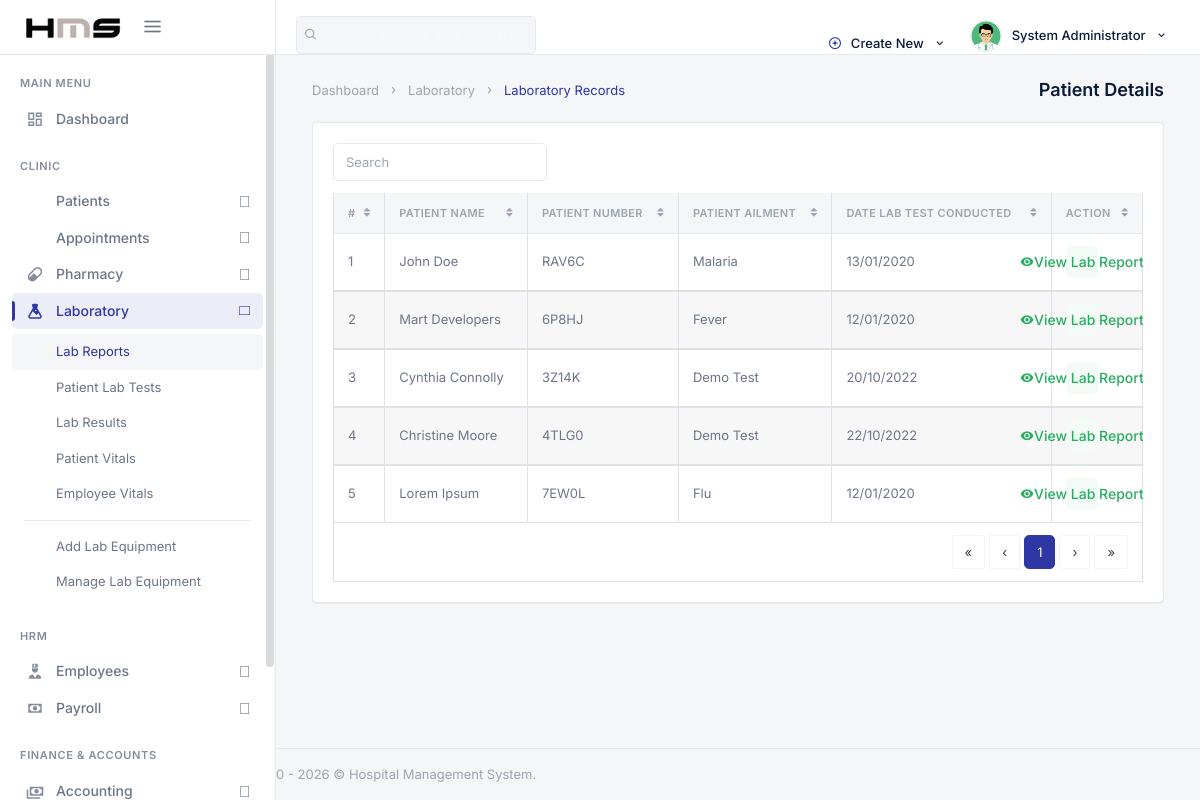
The page /backend/admin/his_admin_lab_report.php (signed in) on the database its author committed.
### tables this page shows
CREATE TABLE `his_admin` (
  `ad_id` int(20) NOT NULL,
  `ad_fname` varchar(200) DEFAULT NULL,
  `ad_lname` varchar(200) DEFAULT NULL,
  `ad_email` varchar(200) DEFAULT NULL,
  `ad_pwd` varchar(200) DEFAULT NULL,
  `ad_dpic` varchar(200) DEFAULT NULL
);

CREATE TABLE `his_laboratory` (
  `lab_id` int(20) NOT NULL,
  `lab_pat_name` varchar(200) DEFAULT NULL,
  `lab_pat_ailment` varchar(200) DEFAULT NULL,
  `lab_pat_number` varchar(200) DEFAULT NULL,
  `lab_pat_tests` longtext,
  `lab_pat_results` longtext,
  `lab_number` varchar(200) DEFAULT NULL,
  `lab_date_rec` timestamp NULL DEFAULT CURRENT_TIMESTAMP ON UPDATE CURRENT_TIMESTAMP
);

### backend/security.php (called while the page is built, shortened)
<?php
function escape_output($string) {
    return htmlspecialchars((string) $string, ENT_QUOTES, 'UTF-8');
}

### backend/admin/his_admin_lab_report.php (the view, shortened to what this page needs)
<?php
  include('../config.php');
    include('../security.php');
?>
<!DOCTYPE html>
<html lang="en">
<?php include('assets/inc/head.php');?>
    <body>
        <div id="wrapper">
                <?php include('assets/inc/nav.php');?>
                <?php include("assets/inc/sidebar.php");?>
            <div class="content-page">
                <div class="content">
                    <div class="container-fluid">
                        <div class="row">
                            <div class="col-12">
                                <div class="page-title-box">
                                    <div class="page-title-right">
                                        <ol class="breadcrumb m-0">
                                            <li class="breadcrumb-item"><a href="javascript: void(0);">Dashboard</a></li>
                                            <li class="breadcrumb-item"><a href="javascript: void(0);">Laboratory</a></li>
                                            <li class="breadcrumb-item active">Laboratory Records</li>
                                        </ol>
                                    </div>
                                    <h4 class="page-title">Patient Details</h4>
                                </div>
                            </div>
                        </div>
                        <div class="row">
                            <div class="col-12">
                                <div class="card-box">
                                    <div class="mb-2">
                                        <div class="row">
                                            <div class="col-12 text-sm-center form-inline" >
                                                <div class="form-group">
                                                    <input id="demo-foo-search" type="text" placeholder="Search" class="form-control form-control-sm" autocomplete="on">
                                                </div>
                                            </div>
                                        </div>
                                    </div>
                                    <div class="table-responsive">
                                        <table id="demo-foo-filtering" class="table table-bordered toggle-circle mb-0" data-page-size="7">
                                            <thead>
                                            <tr>
                                                <th>#</th>
                                                <th data-toggle="true">Patient Name</th>
                                                <th data-hide="phone">Patient Number</th>
                                                <th data-hide="phone">Patient Ailment</th>
                                                <th data-hide="phone">Date Lab Test Conducted</th>
                                                <th data-hide="phone">Action</th>
                                            </tr>
                                            </thead>
                                            <?php
                                                $ret="SELECT * FROM  his_laboratory ORDER BY RAND() ";
                                                $stmt= $mysqli->prepare($ret) ;
                                                $stmt->execute() ;
                                                $res=$stmt->get_result();
                                                $cnt=1;
                                                while($row=$res->fetch_object())
                                                {
                                                    $mysqlDateTime = $row->lab_date_rec;
                                            ?>
                                                <tbody>
                                                <tr>
                                                    <td><?php echo $cnt;?></td>
                                                    <td><?php echo escape_output($row->lab_pat_name);?></td>
                                                    <td><?php echo escape_output($row->lab_pat_number);?></td>
                                                    <td><?php echo escape_output($row->lab_pat_ailment);?></td>
                                                    <td><?php echo date("d/m/Y", strtotime($mysqlDateTime));?></td>
                                                    <td><a href="his_admin_view_single_lab_record.php?lab_id=<?php echo escape_output($row->lab_id); ?>&&lab_number=<?php echo escape_output($row->lab_number); ?>" class="badge badge-success"><i class="mdi mdi-eye"></i> View Lab Report</a></td>
                                                </tr>
                                                </tbody>
                                            <?php  $cnt = $cnt +1 ; }?>
                                            <tfoot>
                                            <tr class="active">
                                                <td colspan="8">
                                                    <div class="text-right">
                                                        <ul class="pagination pagination-rounded justify-content-end footable-pagination m-t-10 mb-0"></ul>
                                                    </div>
                                                </td>
                                            </tr>
                                            </tfoot>
                                        </table>
                                    </div>
                                </div>
                            </div>
                        </div>
                    </div>
                </div>
                 <?php include('assets/inc/footer.php');?>
            </div>
        </div>
    </body>
</html>

### backend/admin/assets/inc/nav.php (shortened to what this page needs)
<?php
    $aid=$_SESSION['ad_id'];
    $ret="select * from his_admin where ad_id=?";
    $stmt= $mysqli->prepare($ret);
    $stmt->bind_param('i',$aid);
    $stmt->execute();
    $res=$stmt->get_result();
    while($row=$res->fetch_object())
    {
?>
    <div class="navbar-custom">
        <ul class="list-unstyled topnav-menu topnav-menu-left m-0">
            <li class="d-none d-lg-block">
                <form class="app-search" autocomplete="off">
                    <div class="app-search-box">
                        <button class="btn" type="button"><i class="fe-search"></i></button>
                        <input type="text" class="form-control" placeholder="Search patients, employees, records…">
                    </div>
                </form>
            </li>
        </ul>
        <div class="logo-box bg-black">
            <a href="his_admin_dashboard.php" class="logo text-center">
                <span class="logo-lg">
                    <img src="assets/images/logo-dark.png" alt="HMS" height="22">
                </span>
            </a>
            <button class="button-menu-mobile">
                <i class="fe-menu"></i>
            </button>
        </div>
        <ul class="list-unstyled topnav-menu float-right mb-0">
            <li class="dropdown notification-list d-none d-lg-block">
                <a class="nav-link dropdown-toggle waves-effect waves-light" data-toggle="dropdown" href="#" role="button" aria-haspopup="false" aria-expanded="false">
                    <i class="fe-plus-circle mr-1" style="color: var(--hms-primary);"></i>
                    Create New
                    <i class="mdi mdi-chevron-down ml-1"></i>
                </a>
            </li>
            <li class="dropdown notification-list">
                <a class="nav-link dropdown-toggle nav-user mr-0 waves-effect waves-light" data-toggle="dropdown" href="#" role="button" aria-haspopup="false" aria-expanded="false">
                    <img src="assets/images/users/<?php echo escape_output($row->ad_dpic); ?>" alt="User" class="rounded-circle">
                    <span class="pro-user-name ml-1 d-none d-lg-inline">
                        <?php echo escape_output($row->ad_fname); ?> <?php echo escape_output($row->ad_lname); ?>
                        <i class="mdi mdi-chevron-down ml-1"></i>
                    </span>
                </a>
            </li>
        </ul>
    </div>
<?php }?>

### rows shown on the page
his_admin: ad_dpic (picture), ad_fname "System", ad_lname "Administrator"
his_laboratory: lab_pat_name "John Doe", lab_pat_number "RAV6C", lab_pat_ailment "Malaria", lab_date_rec "13/01/2020"
his_laboratory: lab_pat_name "Mart Developers", lab_pat_number "6P8HJ", lab_pat_ailment "Fever", lab_date_rec "12/01/2020"
his_laboratory: lab_pat_name "Cynthia Connolly", lab_pat_number "3Z14K", lab_pat_ailment "Demo Test", lab_date_rec "20/10/2022"
his_laboratory: lab_pat_name "Christine Moore", lab_pat_number "4TLG0", lab_pat_ailment "Demo Test", lab_date_rec "22/10/2022"
his_laboratory: lab_pat_name "Lorem Ipsum", lab_pat_number "7EW0L", lab_pat_ailment "Flu", lab_date_rec "12/01/2020"
